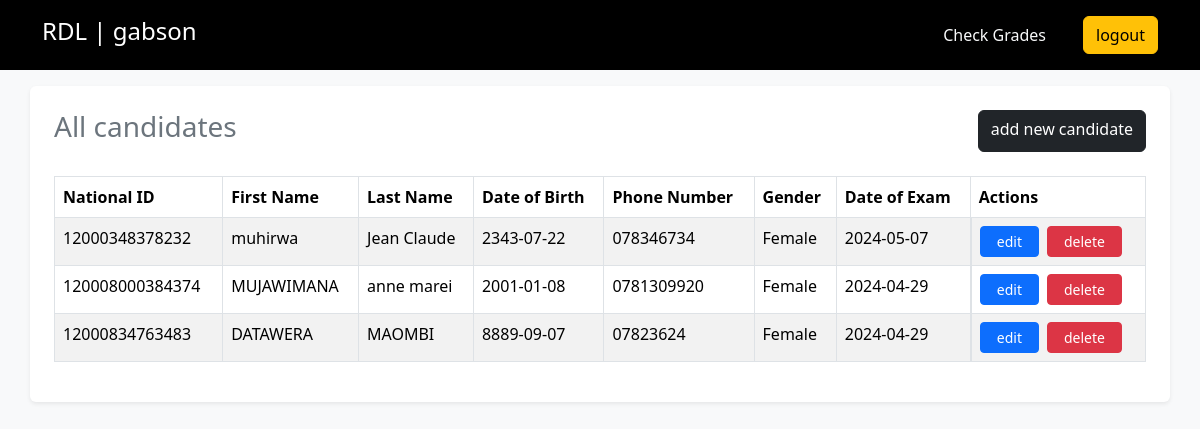
/admin (signed in), run on the app's committed database.
### tables this page shows
CREATE TABLE `candidate` (
  `candidateNationalId` varchar(16) NOT NULL,
  `firstName` text NOT NULL,
  `lastName` text NOT NULL,
  `gender` text NOT NULL,
  `dob` date NOT NULL DEFAULT current_timestamp(),
  `examDate` date NOT NULL DEFAULT current_timestamp(),
  `phoneNumber` varchar(10) NOT NULL
);

### admin/index.php (the view, shortened to what this page needs)
<?php
require "../config/connection.php";
$user = $_SESSION['auth'];
$sql = "SELECT * FROM `candidate`";
$candidates = $conn->query($sql);
?>
<!DOCTYPE html>
<html lang="en">
<head>
    <link rel="stylesheet" href="..\bootstrap\css\bootstrap.min.css">
</head>
<body class="bg-light text-secondary">
    <div class="bg-black text-white">
        <div class="container d-flex align-items-center justify-content-between">
            <h4>RDL | <?php echo $user->adminName; ?> </h4>
            <ul class="d-flex align-items-center gap-4 mt-3 list-unstyled">
                <li>
                    <a href="grades.php" class="btn btn-link text-light text-decoration-none">Check Grades</a>
                </li>
                <li>
                    <a href="../auth/logout.php" class="btn btn-warning">logout</a>
                </li>
            </ul>
        </div>
    </div>
    <div class="container my-3 bg-white rounded shadow-sm p-4">
        <div class="d-flex justify-content-between mb-4">
            <h3>All candidates</h3>
            <a href="createCandidate.php" class="btn btn-dark">add new candidate</a>
        </div>
        <?php
        if ($candidates) {
        ?>
            <table class="table table-bordered table-striped">
                <thead>
                    <tr>
                        <th>National ID</th>
                        <th>First Name</th>
                        <th>Last Name</th>
                        <th>Date of Birth</th>
                        <th>Phone Number</th>
                        <th>Gender</th>
                        <th>Date of Exam</th>
                        <th>Actions</th>
                    </tr>
                </thead>
                <tbody>
                    <?php
                    while ($candidate = $candidates->fetch_object()) {
                    ?>
                        <tr>
                            <td><?php echo $candidate->candidateNationalId; ?></td>
                            <td><?php echo $candidate->firstName; ?></td>
                            <td><?php echo $candidate->lastName; ?></td>
                            <td><?php echo $candidate->dob; ?></td>
                            <td><?php echo $candidate->phoneNumber; ?></td>
                            <td><?php echo $candidate->gender; ?></td>
                            <td><?php echo $candidate->examDate; ?></td>
                            <td class="d-flex gap-2">
                                <a href="editCandidate.php?id=<?php echo $candidate->candidateNationalId; ?>" class="btn btn-sm btn-primary px-3">edit</a>
                                <button onclick="handleDeleteCandidate(<?php echo $candidate->candidateNationalId; ?>)" class="btn btn-sm btn-danger px-3">delete</button>
                            </td>
                        </tr>
                    <?php
                    }
                    ?>
                </tbody>
            </table>
        <?php
        } else {
            echo "<p class='alert alert-info'> No candidate available</p>";
        }
        ?>
    </div>
</body>
</html>

### data on the page
candidate: candidateNationalId "12000348378232", firstName "muhirwa", lastName "Jean Claude", dob "2343-07-22", phoneNumber "078346734", gender "Female", examDate "2024-05-07"
candidate: candidateNationalId "120008000384374", firstName "MUJAWIMANA", lastName "anne marei", dob "2001-01-08", phoneNumber "0781309920", gender "Female", examDate "2024-04-29"
candidate: candidateNationalId "12000834763483", firstName "DATAWERA", lastName "MAOMBI", dob "8889-09-07", phoneNumber "07823624", gender "Female", examDate "2024-04-29"

### other printed values
$user->adminName "gabson"
